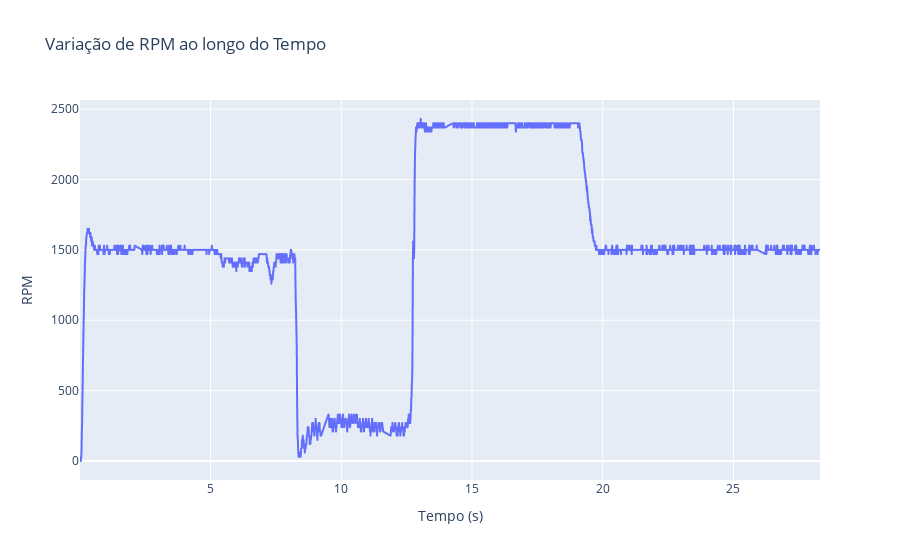

Notebook cell for this chart:
### Code cell
fig = px.line(dados, x='Tempo (s)', y='RPM', title='Variação de RPM ao longo do Tempo')
fig.update_xaxes(title='Tempo (s)')
fig.update_yaxes(title='RPM')
fig.show()

### Figure 1 — Plotly figure (JSON) as saved in the notebook; plotly's stock layout.template omitted (floating-point values rounded to 4 significant figures; data arrays with more than 128 entries replaced by an {"elided": "..."} marker saying what was removed)
{"data": [{"hovertemplate": "Tempo (s)=%{x}<br>RPM=%{y}<extra></extra>", "legendgroup": "", "line": {"color": "#636efa", "dash": "solid"}, "marker": {"symbol": "circle"}, "mode": "lines", "name": "", "showlegend": false, "type": "scattergl", "x": {"elided": "2520 float values"}, "xaxis": "x", "y": {"elided": "2520 int values"}, "yaxis": "y"}], "layout": {"legend": {"tracegroupgap": 0}, "title": {"text": "Variação de RPM ao longo do Tempo"}, "xaxis": {"anchor": "y", "domain": [0, 1], "title": {"text": "Tempo (s)"}}, "yaxis": {"anchor": "x", "domain": [0, 1], "title": {"text": "RPM"}}}}
